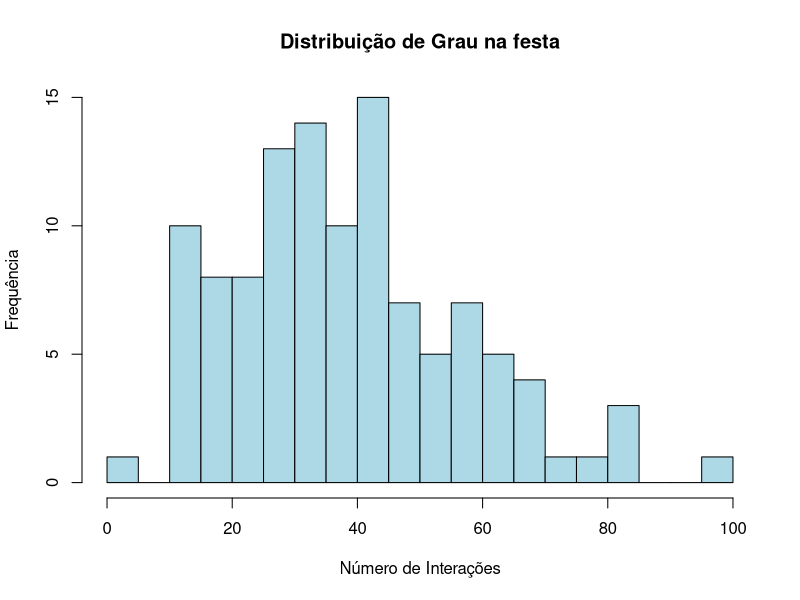

Reproduce this figure in R. (Note: this script raises an error after producing the figure.)
# install.packages("igraph")
library(igraph)

# Leitura dos dados e construção do grafo
dados <- read.table("trab.txt", header = FALSE)
g_festa <- graph_from_data_frame(dados, directed = FALSE)
g_festa

#############
## Parte I ##
#############


#a) Indique a dimensão e o número de ligações da rede. 
# Determine a densidade e classifique a rede.

# Dimensão / Número de nodos -> 113
n_nod_festa <- vcount(g_festa)
n_nod_festa

# Número de ligações -> 2196
n_lig_festa <- ecount(g_festa)
n_lig_festa 

# Densidade -> 0.3470291 -> relativamente densa
densidade_festa <- edge_density(g_festa)
densidade_festa

# b) Obtenha o grau médio e a distribuição de grau. 
# Caracterize a distribuição de grau (mediana, quartis, etc.) e comente. 
# Calcule o parâmetro de heterogeneidade. Indique o 
# que pode concluir quanto à existência de hubs.

# Grau e estatísticas
graus_festa <- degree(g_festa)
summary(graus_festa)

min_festa <- min(graus_festa)
max_festa <- max(graus_festa)
median_festa <- median(graus_festa)
media_festa <- mean(graus_festa)
q1_festa <- quantile(graus_festa,0.25)
q3_festa <- quantile(graus_festa,0.75)

# Distribuição
dist_a <- hist(graus_festa, breaks = 20, col = "lightblue", main = "Distribuição de Grau na festa",
     xlab = "Número de Interações", ylab = "Frequência")

# Heterogeneidade -> 1.222905 -> Ligeiramente Heterogénia
heterogeneity_festa <- mean(graus_festa^2)/mean(graus_festa)^2
heterogeneity_festa

#c)

# Associação de Grau -> -0.1225804 -> Ligeiramente Disassortativa (nodos de grau elevado tendem a ligar-se a nodos de grau baixo)
assortativity_degree(g)


#d)

# Distância entre nodos -> 1.65629 -> a maioria dos nodos está ligada diretamente ou por um intermediário (raramente por 2 intermediários)
mean_distance(g)


#e)

# Clustering global -> 0.4952046 -> triângulos são frequentes
transitivity(g, type="global")

# Clustering Local ?????????
transitivity(g, type="local") # n sei interpretar


#f)

# Core -> núcleos/centros das ligações (acho eu)
core <- coreness(g)
table(core)


#g) "Elabore um pequeno texto com comentários adicionais que considere pertinentes."

#1 A rede estudada apresenta um conjunto de nodos que ajudam a caracterizar a dinâmica social da festa.
#2 É uma rede densa (elevada conecção entre nodos).
#3 É globalmente conectada e compacta (distância reduzida entre nodos).
#4 Possui clustering elevado (abundância de triângulos).
#5 É ligeiramente heterogénia (existência de alguns nodos com grau muito superior à média).
#6 É dissortativa (tendência para nodos de grau elevado).
#7 No conjunto, trata-se de uma rede altamente conectada, com hubs moderados,
#7 forte coesão local e grande eficiência global.

#h) "Tendo em conta o contexto, identifique algumas características/o papel de alguns dos presentes na festa. Justifique."

#1 Os nodos com grau mais  elevado representão as pessoas na festa mais sociáveis .
#1 (possivelmente anfitriões). Estes individuos têm múltiplas ligações entre si e 
#1 integram vários triângulos.
#2 Existem nodos que se destacam pela 'betweenness' desempenham o papel de conectores sociais entre grupos.
#3 Os graus dos nodos das pessoas na festa sugerem participação social regular.
#4 Os nodos de grau mais baixo, representão pessoas com menor participação social
#4 (possivelmente chegaram atrasados ou não são tão sociáveis).
#5 A rede apresenta elevada conectividade global, forte coesão local e uma estrutura
#5 social típica de eventos com vários grupos de amigos. Conseguimos observar 
#5 papéis sociais na rede dependendo do grau dos nodos e conectividade entre nodos.

### Parte II

############
#### Q1 ####
############

# Modelo Preferential-Attachment
# n(odes) = 500 nodos
# e(dges) = 1000 ligacoes
set.seed(5158)
rede <- sample_pa(n = 500, power = 1, m = 2, directed = FALSE)

ecount(rede)

vcount(rede)

plot(rede, vertex.size = 5, vertex.label = NA, edge.color = "grey")

# i) determine a densidade e classifique a rede;
# Bastante esparsa com densidade 0.008
densidade_pa <- edge_density(rede)

# ii) indique se a rede é conexa;
# TRUE
is_connected(rede)

# iii) - obtenha o grau médio e a distribuição de grau.
# Caracterize a distribuição de grau (mediana, quartis, etc.) e comente;
graus <- degree(rede)

avg_grau <- mean(graus)
summary(graus)

# Difícil visualização
hist(graus, breaks = 30, col = "skyblue",
     main = "Distribuição de Graus",
     xlab = "Grau (número de ligações)",
     ylab = "Número de nodos")

# Calcular distribuição acumulada
graus_sorted <- sort(graus)
cdf <- ecdf(graus_sorted)

# Plot CDF
plot(cdf, main = "Distribuição acumulada de grau",
     xlab = "Grau", ylab = "Fração de nodos ≤ k",
     verticals = TRUE, do.points = FALSE)


# iv) - calcule o parâmetro de heterogeneidade. 
# Indique o que pode concluir quanto à existência de hubs;
grau_medio <- mean(graus)
grau2_medio <- mean(graus^2)

H <- grau2_medio / (grau_medio^2) # H = 2.13!

Q3 <- quantile(graus, 0.75)
sum(graus > Q3)        # número de nodos acima de Q3
sum(graus > Q3) / length(graus) * 100  # percentual da rede

sum(graus > 10)
sum(graus > 10) / length(graus) * 100
hubs <- graus > 10


layout <- layout_with_fr(rede, niter = 2000)
vertex_sizes <- pmin(graus + 2, 6)  # limita tamanho máximo
plot(rede, layout = layout,
     vertex.size = vertex_sizes,
     vertex.color = ifelse(graus > quantile(graus, 0.75), "red", "skyblue"),
     vertex.label = NA,
     edge.color = "grey",
     margin = 0)

# v) estude a associação de grau e indique o que poderá concluir-se;

assor <- assortativity_degree(rede, directed=FALSE)
assor # r < 0 é disassociativa, logo os hubs não estão conetados entre si.

# vi) - determine a média dos comprimentos dos caminhos mais curtos e 
# o diâmetro da rede. Indique o que pode concluir-se quanto à distância média;

avg_path <- mean_distance(rede, directed = FALSE)
avg_path

diam <- diameter(rede, directed = FALSE)
diam

# vii) - determine os coeficientes de clustering da rede. 
# Diga o que pode concluir-se quanto à existência de triângulos.
clust_media <- transitivity(rede, type = "average")
clust_media

#ola
